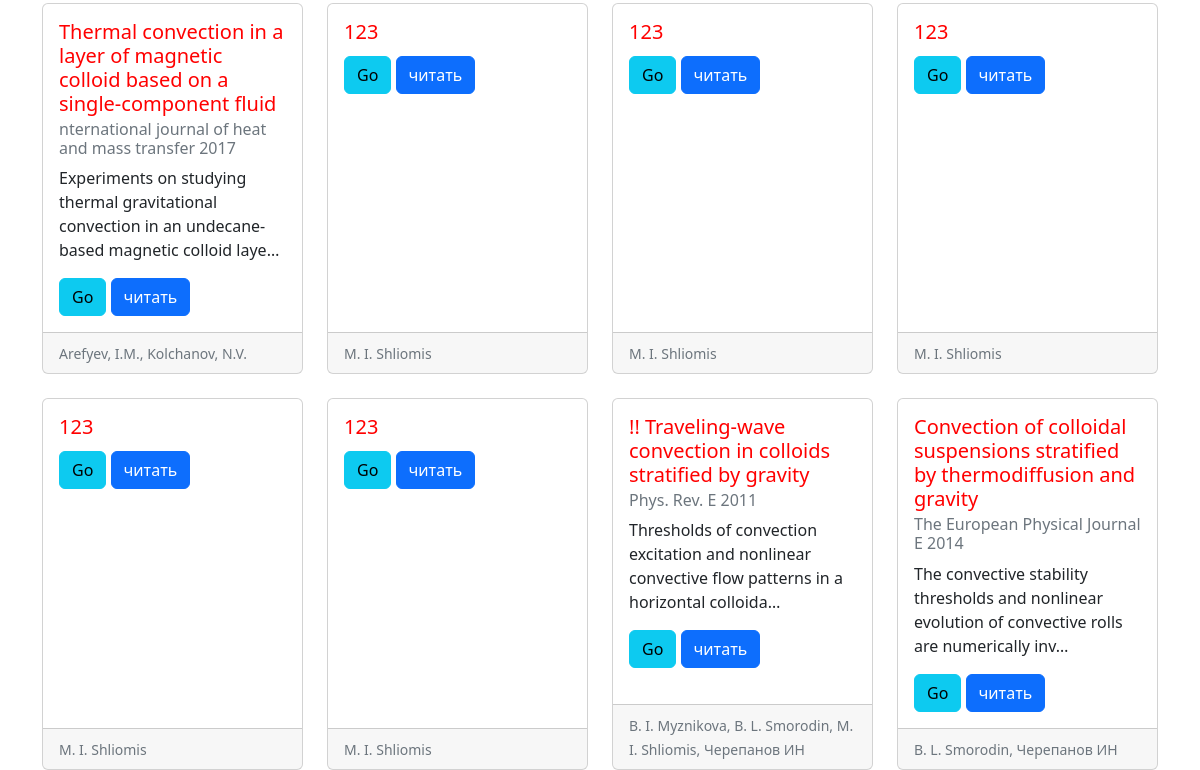
The page /article/ (signed in, lower part) on the database as committed earlier.
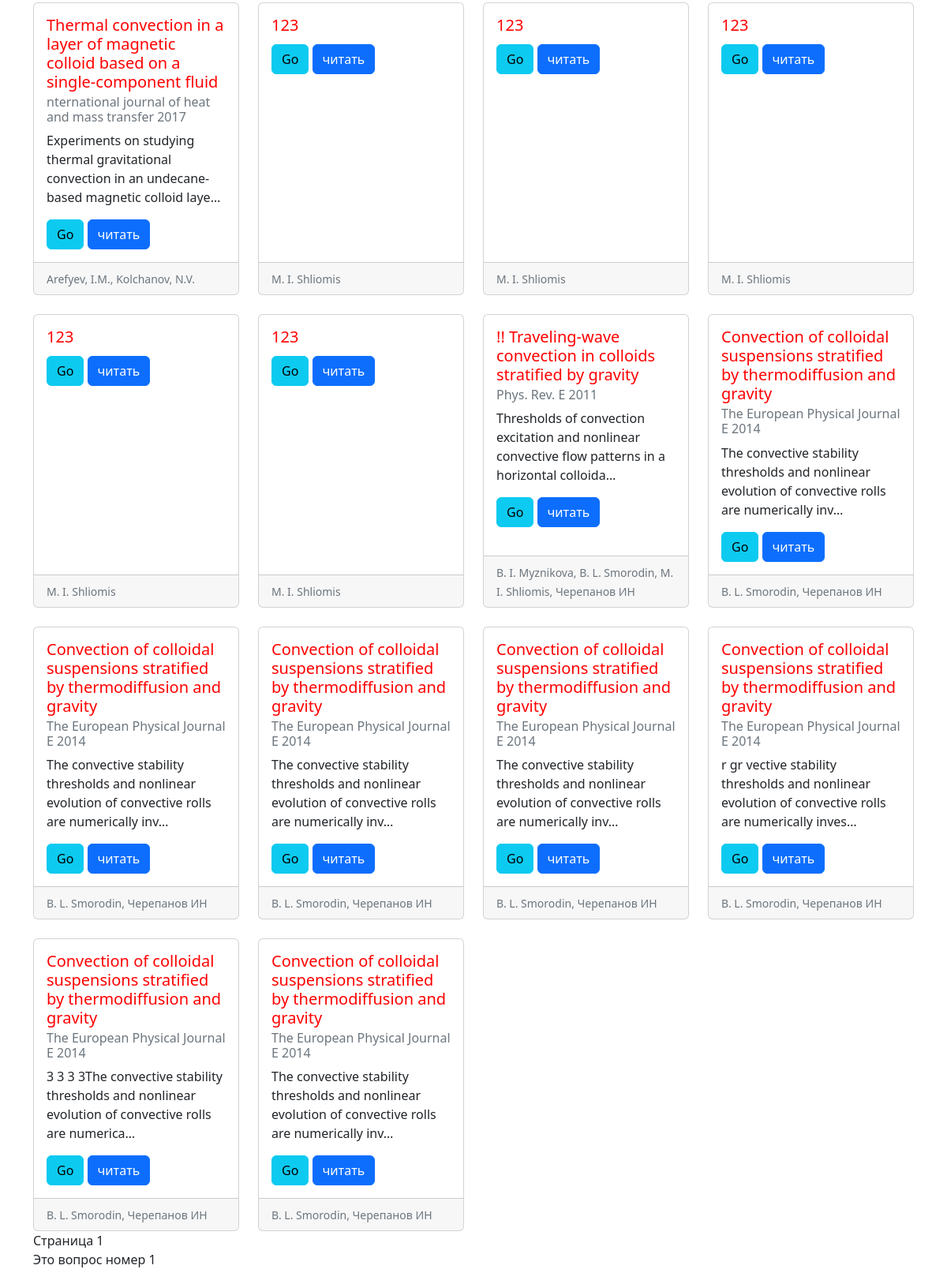
The same page on the database as committed later.
### biblioapp/models.py (models this page shows, shortened)
class Article(models.Model):
    name = models.CharField(max_length=255,verbose_name='Заголовок стати')
    img = models.ImageField(blank=True,null=True,verbose_name='Картинка')
    author = models.ManyToManyField(Author,verbose_name="Авторы")
    desctiption = models.TextField(blank=True,verbose_name="Описание")
    date = models.DateField(blank=True,null=True,verbose_name="дата публикации")
    journal = models.ForeignKey(Journal,
                                on_delete=models.PROTECT,
                                null=True,blank=True,
                                verbose_name="Журнал")
    TYPE_CHOICES = (
        ('AR','Статья  в журнале'),
        ('BK','Книга'),
    )
    typ = models.CharField(max_length=2,
                           choices=TYPE_CHOICES,
                           default='AR',
                           verbose_name="Тип публикации"
                           )
    doi = models.CharField(max_length=255,blank=True,null=True)
    referens = models.ManyToManyField('Article',verbose_name="Ссылки")
    def get_all_author_name(self):
        return ', '.join( self.author.all().values_list('name',flat=True))
    def get_absolute_url(self):
        from django.urls import reverse
        return reverse('article_detail', kwargs={'pk' : self.pk})
    class Meta:
        permissions= (
            ('view_all_article',"Может смотреть все статиь"),
        )

class Journal(models.Model):
    name = models.CharField(max_length=255)
    impact_factor = models.FloatField(blank=True,null=True)
    QUARTILE_CHOICES = (
        ("Q1",'Первый квартиль'),
        ("Q2",'Второй квартиль'),
        ("Q3",'Третий квартиль'),
        ("Q4",'Четверты квартиль'),
    )
    quartile = models.CharField(max_length=2,choices=QUARTILE_CHOICES,default='Q4')

### pageapp/models.py (models this page shows, shortened)
class Page(models.Model):
    name = models.CharField(max_length=255)
    text = models.TextField()
    category = models.ForeignKey(Category,on_delete=models.CASCADE)
    slug = models.SlugField(unique=True)
    headline = models.CharField(max_length=100)

### biblioapp/views.py (the view)
# urls.py: path('article/',ArticleList.as_view(),name="article-list"),
class ArticleList(PermissionRequiredMixin,SearchFormMixin,ListView):
    model =Article
    fileter_form_class = SearchForm
    permission_required = ('biblioapp.view_article',)
    def get_queryset(self):
        queryset = super().get_queryset()
        user = self.request.user
        if not user.has_perm('biblioapp.view_all_article'):
            queryset = queryset.filter(author__user=self.request.user)
        return queryset
    def get_context_data(self,*args,**kwargs):
        from pageapp.models import Page
        context =  super().get_context_data(*args,**kwargs)
        context['page_list'] = Page.objects.all()
        return context

### biblioapp/models.py (called while the page is built)
    def __str__(self):
        return self.name

### biblioapp/views.py (called while the page is built)
    def get_filter_form(self):
        if self.filter_form is None:
            self.filter_form= self.fileter_form_class(self.request.GET)
        return self.filter_form

    def get_queryset(self):
        queryset = super().get_queryset()
        form = self.get_filter_form()
        if form.is_valid():
            for key,val in form.cleaned_data.items():
                if val:
                    queryset = queryset.filter(**{key:val})
        return queryset

    def get_context_data(self,*args,**kwargs):
        context = super().get_context_data(*args,**kwargs)
        context['form']=self.get_filter_form()
        return context

### biblioapp/templates/biblioapp/article_list.html (shortened to what this page needs)
{% extends "base.html" %}
{% block content%}
<div class="row row-cols-1 row-cols-lg-3 row-cols-xl-4 row-cols-md-2 g-4">
    {% for art in article_list%}
    <div class="col">
        <div class="card h-100"  >
            <div class="card-body">
                <h5 class="card-title">{{art.name|capfirst}}</h5>
                <h6 class="card-subtitle mb-2 text-muted">{{art.journal.name}} {{art.date.year}}</h6>
                <p class="card-text">{{art.desctiption| truncatechars:100}}</p>
                <a href="https://doi.org/{{art.doi}}" target="_blank" class="btn btn-info">Go</a>
                <a href="{{art.get_absolute_url}}"  class="btn btn-primary ">читать</a>
            </div>
            <div class="card-footer">
                <small class="text-muted">{{art.get_all_author_name}}</small>
            </div>
        </div>
    </div>
    {%endfor%}
</div>
{%endblock%}

### biblioapp/templates/base.html (shortened to what this page needs)
<!DOCTYPE html>
<html>
    <head>
 <link href="https://cdn.jsdelivr.net/npm/bootstrap@5.2.2/dist/css/bootstrap.min.css" rel="stylesheet">
 <link href="/static/style.css" rel="stylesheet" >
    </head>
    <body>
                    <div class="container">
            {% block content %}
            {%endblock %}
        </div>
            <div class="container">
{%block fotter%}
    {% for page in page_list %}
    <div>{{page.name}}</div>
    {%endfor%}
{%endblock%}
    </body>
</html>

Rows that differ between the two databases and show on the page:
added Article: name "Convection of colloidal suspensions stratified by thermodiffusion and gravity", journal.name "The European Physical Journal E", date.year "2014", desctiption "The convective stability thresholds and nonlinear evolution of convective rolls are numerically inv…", get_all_author_name "B. L. Smorodin, Черепанов ИН"
added Article: name "Convection of colloidal suspensions stratified by thermodiffusion and gravity", journal.name "The European Physical Journal E", date.year "2014", desctiption "The convective stability thresholds and nonlinear evolution of convective rolls are numerically inv…", get_all_author_name "B. L. Smorodin, Черепанов ИН"
added Article: name "Convection of colloidal suspensions stratified by thermodiffusion and gravity", journal.name "The European Physical Journal E", date.year "2014", desctiption "The convective stability thresholds and nonlinear evolution of convective rolls are numerically inv…", get_all_author_name "B. L. Smorodin, Черепанов ИН"
added Article: name "Convection of colloidal suspensions stratified by thermodiffusion and gravity", journal.name "The European Physical Journal E", date.year "2014", desctiption "r gr vective stability thresholds and nonlinear evolution of convective rolls are numerically inves…", get_all_author_name "B. L. Smorodin, Черепанов ИН"
added Article: name "Convection of colloidal suspensions stratified by thermodiffusion and gravity", journal.name "The European Physical Journal E", date.year "2014", desctiption "3 3 3 3The convective stability thresholds and nonlinear evolution of convective rolls are numerica…", get_all_author_name "B. L. Smorodin, Черепанов ИН"
added Article: name "Convection of colloidal suspensions stratified by thermodiffusion and gravity", journal.name "The European Physical Journal E", date.year "2014", desctiption "The convective stability thresholds and nonlinear evolution of convective rolls are numerically inv…", get_all_author_name "B. L. Smorodin, Черепанов ИН"
added Page: name "Страница 1"
added Page: name "Это вопрос номер 1"
